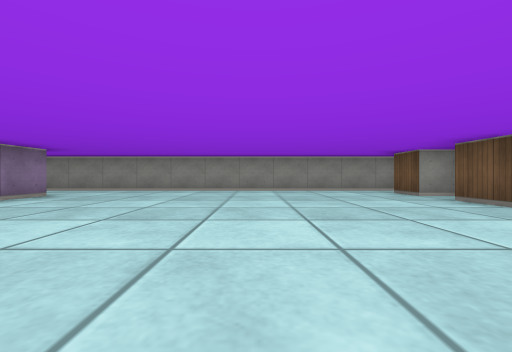
[1] (above)

19 first-person views from a walk through a cub3D ray-caster map. The camera is about half as high as the walls, looks level and sees 90° across. The floor is counted in squares. Each view is taken from the middle of a square. On the plan, view 1 faces up. The plan holds only what a view shows up to about 9 squares ahead; the rest is blank.

[2]
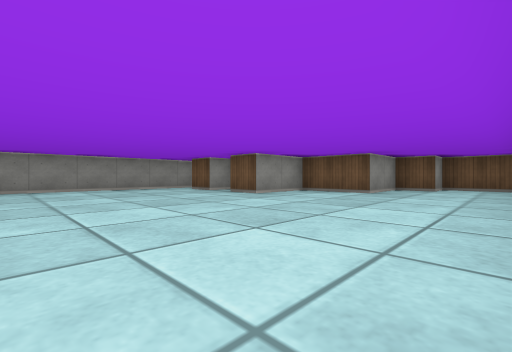

[3]
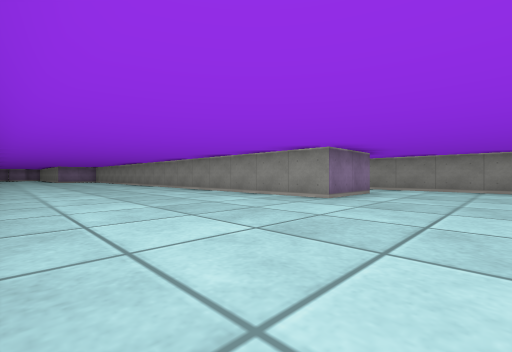

[4]
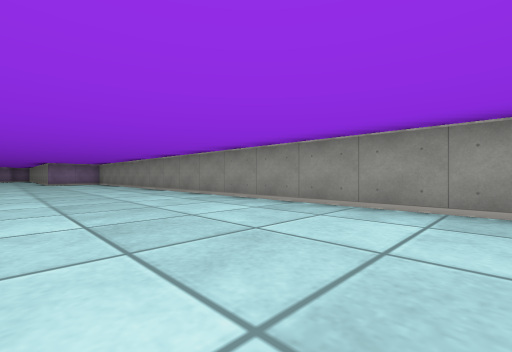

[5]
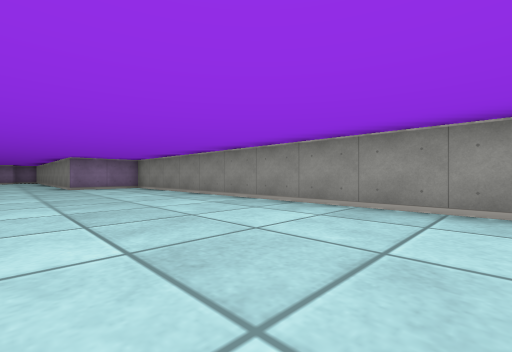

[6]
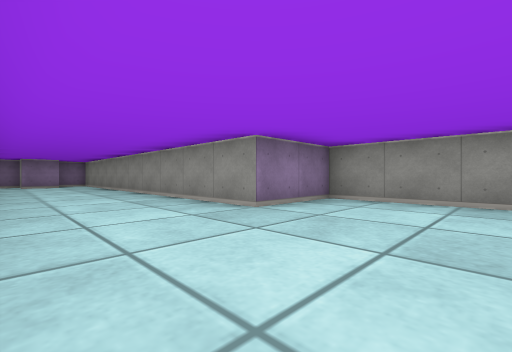

[7]
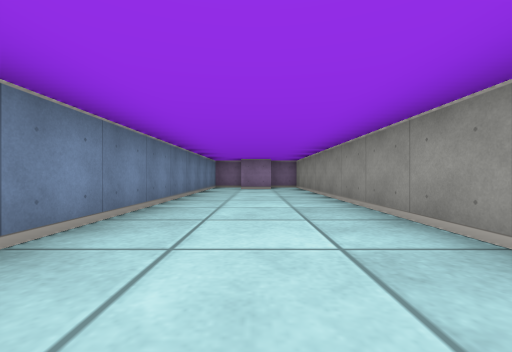

[8]
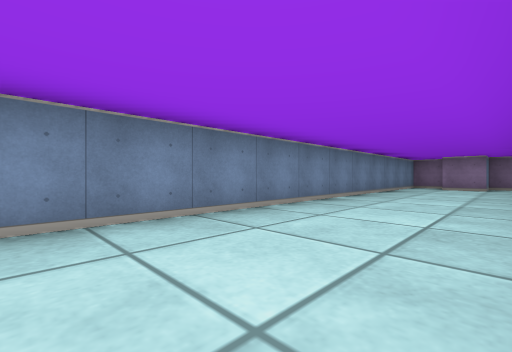

[9]
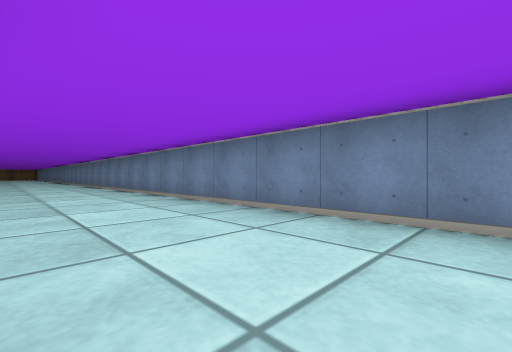

[10]
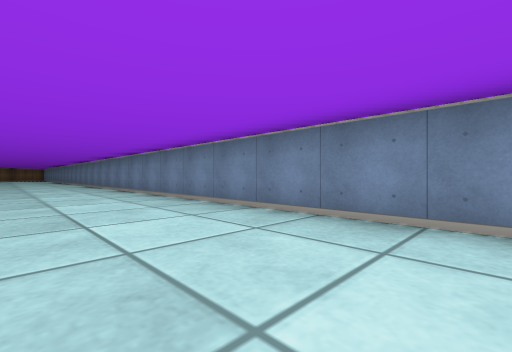

[11]
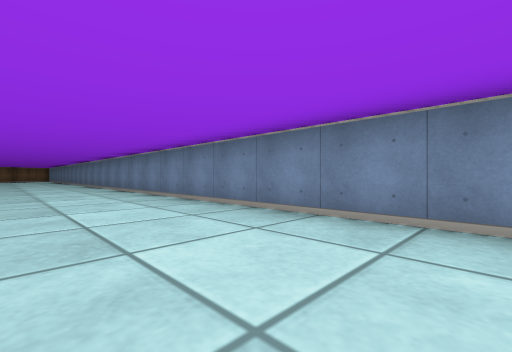

[12]
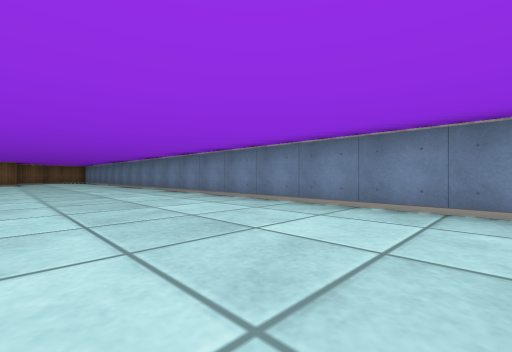

[13]
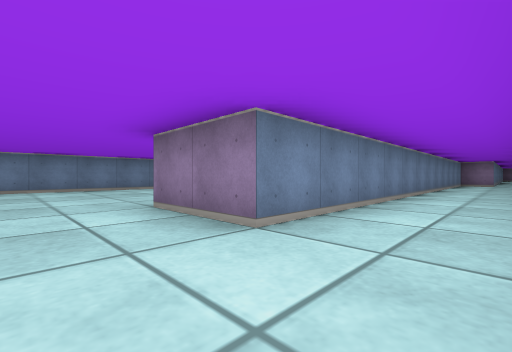

[14]
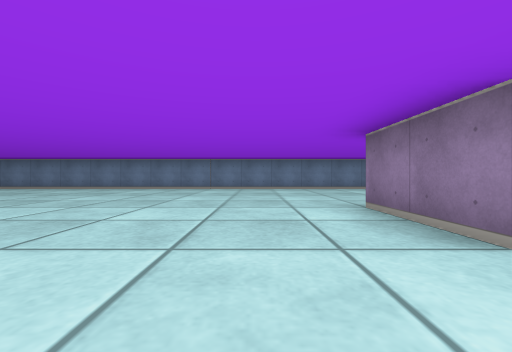

[15]
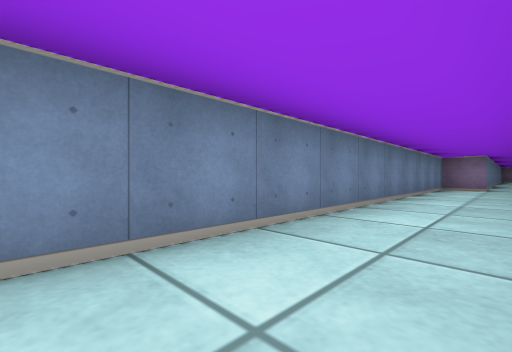

[16]
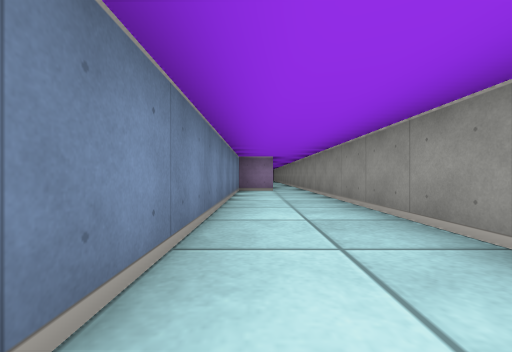

[17]
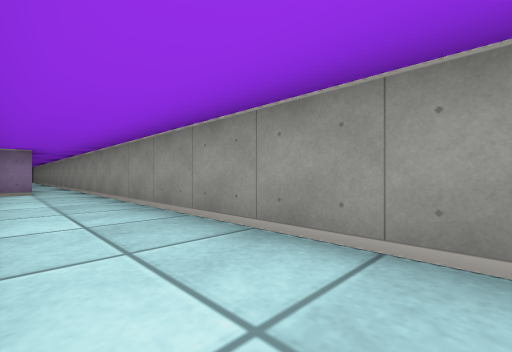

[18]
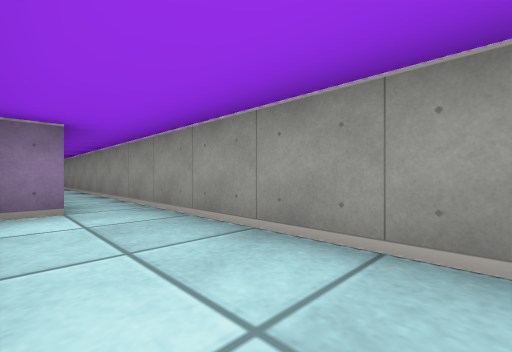

[19]
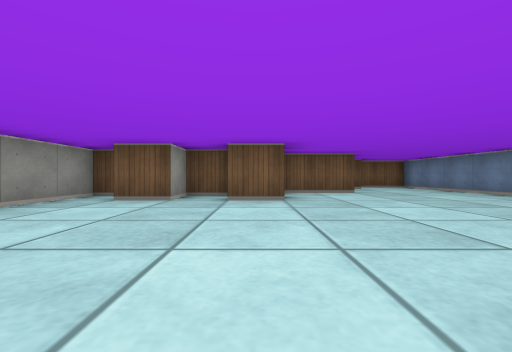

### Floor plan
Points are (right, up) in squares from view 1. A wall is a line through its corners. A room is listed if a view was taken in it or the views show most of it. See-through windows are left out.
Room 1 (views 1, 2, 3, 4, 5, 6, 7, 8, 9, 10, 11, 12, 13, 14, 15, 16, 17, 18, 19)
walls: (-9, 7.5) (-23.5, 7.5); (-16.5, 6.6) (-16.5, 5.5) (-4.5, 5.5) (-4.5, 3.5) (-21.5, 3.5) (-21.5, 1.5) (-31, 1.5); (-18.9, 6.5) (-16.8, 6.5); (4.5, 4.5) (4.5, 5.5) (3.5, 5.5) (3.5, 6.5); (4.5, 7) (4.5, 7.5) (-6.1, 7.5); (8.5, -1) (8.5, 0.5) (7.5, 0.5) (7.5, 1.5) (5.5, 1.5) (5.5, 3.5) (3.5, 3.5) (3.5, 4.5); (-31.2, -1.5) (8, -1.5); (-31.5, 1) (-31.5, 0.5) (-30.5, 0.5) (-30.5, -0.5) (-31.2, -0.5); (-31.5, -0.6) (-31.5, -1.2)

Where each view was taken, in squares from view 1:
view 1: 0 up, 0 right, facing up
view 2: 1 down, 1 left, facing up-right
view 3: 1 down, 2 left, facing up-left
view 4: 0 up, 7 left, facing up-left
view 5: 0 up, 12 left, facing up-left
view 6: 1 down, 19 left, facing up-left
view 7: 0 up, 22 left, facing left
view 8: 1 up, 21 left, facing down-left
view 9: 1 up, 23 left, facing down-right
view 10: 1 up, 18 left, facing down-right
view 11: 1 up, 15 left, facing down-right
view 12: 2 up, 9 left, facing down-right
view 13: 7 up, 3 left, facing down-left
view 14: 7 up, 3 left, facing down
view 15: 7 up, 7 left, facing down-left
view 16: 6 up, 9 left, facing left
view 17: 6 up, 9 left, facing up-left
view 18: 6 up, 13 left, facing up-left
view 19: 4 up, 1 left, facing right
